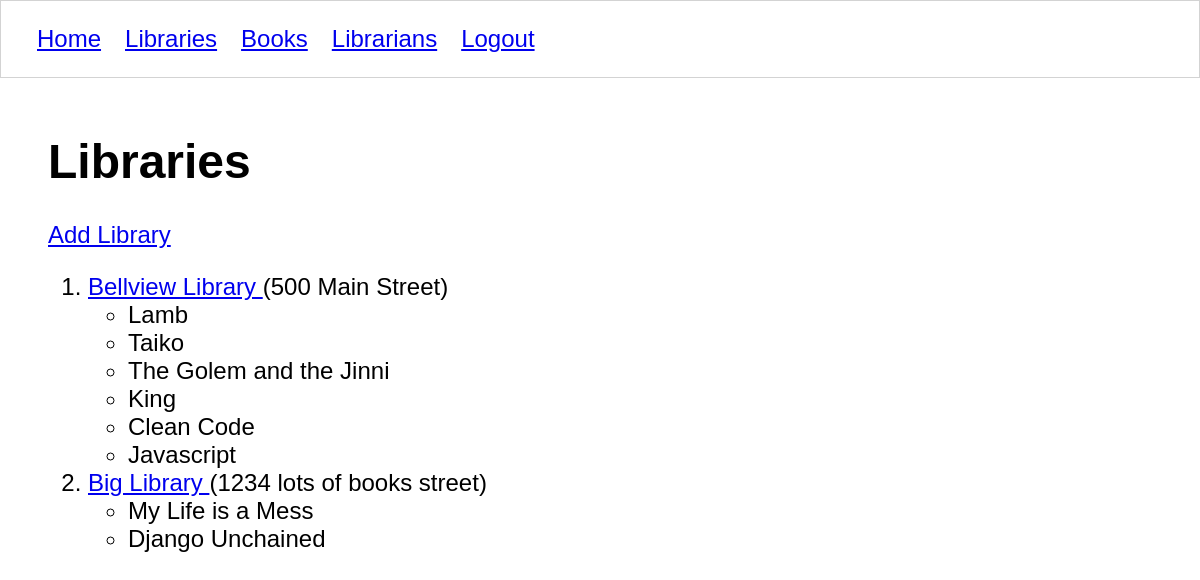
Page /libraries/ (signed in) on the committed database.
### libraryapp/models/library.py (models this page shows, shortened)
class Library(models.Model):
    title = models.CharField(max_length=50)
    address = models.CharField(max_length=50)
    class Meta:
        verbose_name = ("Library")
        verbose_name_plural = ("libraries")

### libraryapp/models/book.py (models this page shows, shortened)
class Book(models.Model):
    title = models.CharField((""), max_length=50)
    isbn = models.CharField((""), max_length=50)
    author = models.CharField((""), max_length=50)
    year_published = models.IntegerField((""))
    location = models.ForeignKey(Library, on_delete=models.CASCADE)
    librarian = models.ForeignKey(Librarian, on_delete=models.CASCADE)
    class Meta:
        verbose_name = ("book")
        verbose_name_plural = ("books")

### libraryapp/views/libraries/list.py (the view, shortened to what this page needs)
# urls.py: path('libraries/', library_list, name='libraries'),
@login_required
def library_list(request):
    if request.method == 'GET':
        with sqlite3.connect(Connection.db_path) as conn:
            conn.row_factory = create_library
            db_cursor = conn.cursor()
            db_cursor.execute("""
                SELECT
                    li.id,
                    li.title,
                    li.address,
                    b.id book_id,
                    b.title book_title,
                    b.author,
                    b.year_published,
                    b.isbn
                FROM libraryapp_library li
                JOIN libraryapp_book b ON li.id = b.location_id
            """)
            dataset = db_cursor.fetchall()
            all_libraries = {}
            for (library, book) in dataset:
                if library.id not in all_libraries:
                    all_libraries[library.id] = library
                    all_libraries[library.id].books.append(book)
                else:
                    all_libraries[library.id].books.append(book)
            template = 'libraries/list.html'
            context = {
                'all_libraries': all_libraries.values()
            }
            return render(request, template, context)

### libraryapp/views/libraries/list.py (called while the page is built)
def create_library(cursor, row):
    _row = sqlite3.Row(cursor, row)
    library = Library()
    library.id = _row["id"]
    library.title = _row["title"]
    library.address = _row["address"]
    library.books = []
    book = Book()
    book.id = _row["book_id"]
    book.title = _row["book_title"]
    book.author = _row["author"]
    book.isbn = _row["isbn"]
    book.year_published = _row["year_published"]
    return (library, book,)

### libraryapp/templates/libraries/list.html
{% extends 'shared/base.html' %}
{% load static %}
{% block content %}
<body>
    <h1>Libraries</h1>
    <a href="{% url 'libraryapp:library_form' %}">Add Library</a>
    <ol>
        {% for library in all_libraries %}
        <li>
            <a href="{% url 'libraryapp:library' library.id %}">
                {{ library.title }}
            </a>
            ({{ library.address }})
            <ul>
                {% for book in library.books %}
                <li>{{ book.title }}</li>
                {% endfor %}
            </ul>
        </li>
        {% endfor %}
    </ol>
</body>
{% endblock %}

### libraryapp/static/styles/base.css (style rules this page uses)
body { margin: 0; padding: 0; font-size: 1.5em; font-family: "Gill Sans", "Gill Sans MT", Calibri, "Trebuchet MS", sans-serif; }

### rows in the picture
Library: title "Bellview Library", address "500 Main Street"
Book: title "Lamb"
Book: title "Taiko"
Book: title "The Golem and the Jinni"
Book: title "King"
Book: title "Clean Code"
Book: title "Javascript"
Library: title "Big Library", address "1234 lots of books street"
Book: title "My Life is a Mess"
Book: title "Django Unchained"
